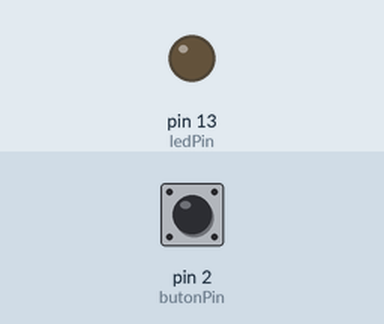
This sketch was run on a simulated Arduino Uno, built with avr-gcc and run on an emulated ATmega328P. Parts: output pins drawn as LEDs (lit = HIGH). Inputs (shaded band) come from the test bench; at power-on: pin 2 (butonPin) HIGH.

Above: at 1.2 s.
1.3 s: pin 2 (butonPin) pulled LOW for 0.15 s
At 2.2 s:
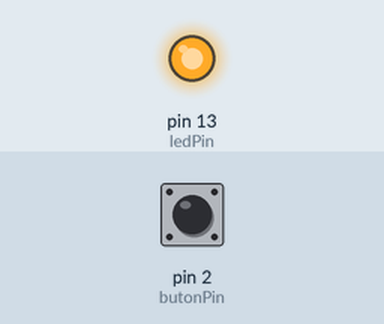
2.9 s: pin 2 (butonPin) pulled LOW for 1 s
At 3.4 s:
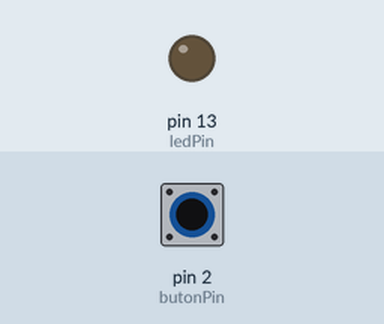
5.4 s: pin 2 (butonPin) pulled LOW for 3.2 s
At 6.0 s:
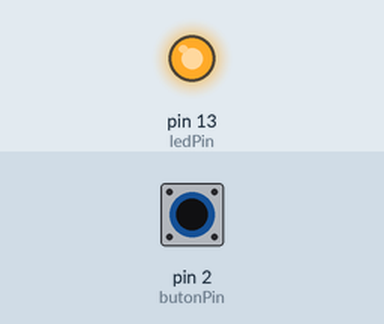
Timing chart, 0 to 8.4 s (numbered marks = the images above; inputs shaded):
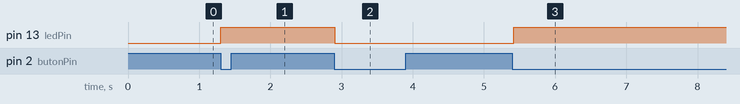

The sketch:

bouton_led__millis_.ino
```cpp
int ledPin = 13;
int butonPin = 2;

int etat;
int lastbutonstate = 1;
long unsigned int lastpress;
int debounceTime = 20;


void setup()
{
  pinMode(ledPin, OUTPUT);
  pinMode(butonPin, INPUT_PULLUP);
}

void loop()
{
  int etatbouton = digitalRead(butonPin);

  if ((millis() - lastpress) > debounceTime)
  {
    lastpress = millis();

    if (etatbouton == 0 && lastbutonstate == 1)
    {
      etat =! etat;
      digitalWrite(ledPin, etat);
      lastbutonstate = etatbouton;
    }
    if (etatbouton == 1 && lastbutonstate == 0)
    {
      lastbutonstate = etatbouton;
    }
  }
}
```

Measured:
- after the input at 1.3 s, pin 13 (ledPin): LOW → HIGH at once
- after the input at 2.9 s, pin 13 (ledPin): HIGH → LOW at once
- after the input at 5.4 s, pin 13 (ledPin): LOW → HIGH at once
